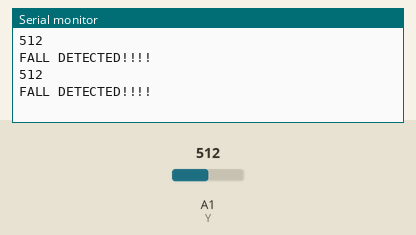
The sketch below on a simulated Arduino Uno, built with avr-gcc and run on an emulated ATmega328P. Shown: the last lines printed to the serial monitor. The test bench sets the inputs (shaded band); at power-on: A1 (Y) = 512.

Above: at 1.8 s.
1.9 s: A1 (Y) set to 378
At 2.8 s:
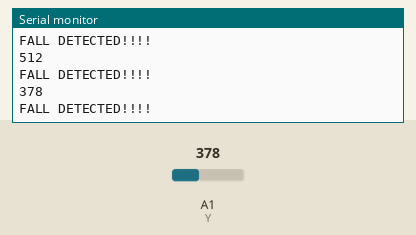
3.4 s: A1 (Y) set to 361
At 4.6 s:
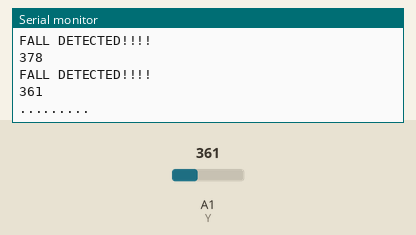
Timing chart, 0 to 6.4 s (numbered marks = the images above; inputs shaded):
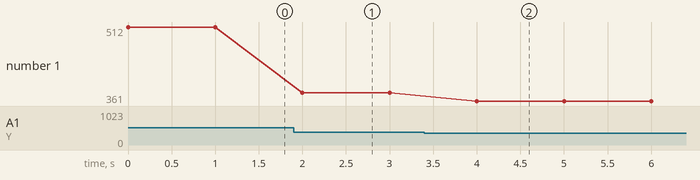

The sketch:

TILT.ino
```cpp
int Y = A1;
void setup() {
  // put your setup code here, to run once:
  Serial.begin(9600);
  pinMode(Y, INPUT);

}

void loop() {
  // put your main code here, to run repeatedly:
int val = analogRead(Y);
  Serial.println(val);
  if (val <280 || val>370) {
    Serial.println("FALL DETECTED!!!!");

  } else {
    Serial.println(".........");
  }
  delay(1000);
//}
}
```

Measured:
- the behaviour switches between 371 and 370 on A1 (Y) (found by bisection; images 1 and 2)
- after the input at 1.9 s, the serial monitor: prints a new line after 0.10 s (image 1)
- after the input at 3.4 s, the serial monitor: prints a new line after 0.60 s (image 2)
- plotted number 1: 512 → 378 after the input at 1.9 s, 378 → 361 after the input at 3.4 s
